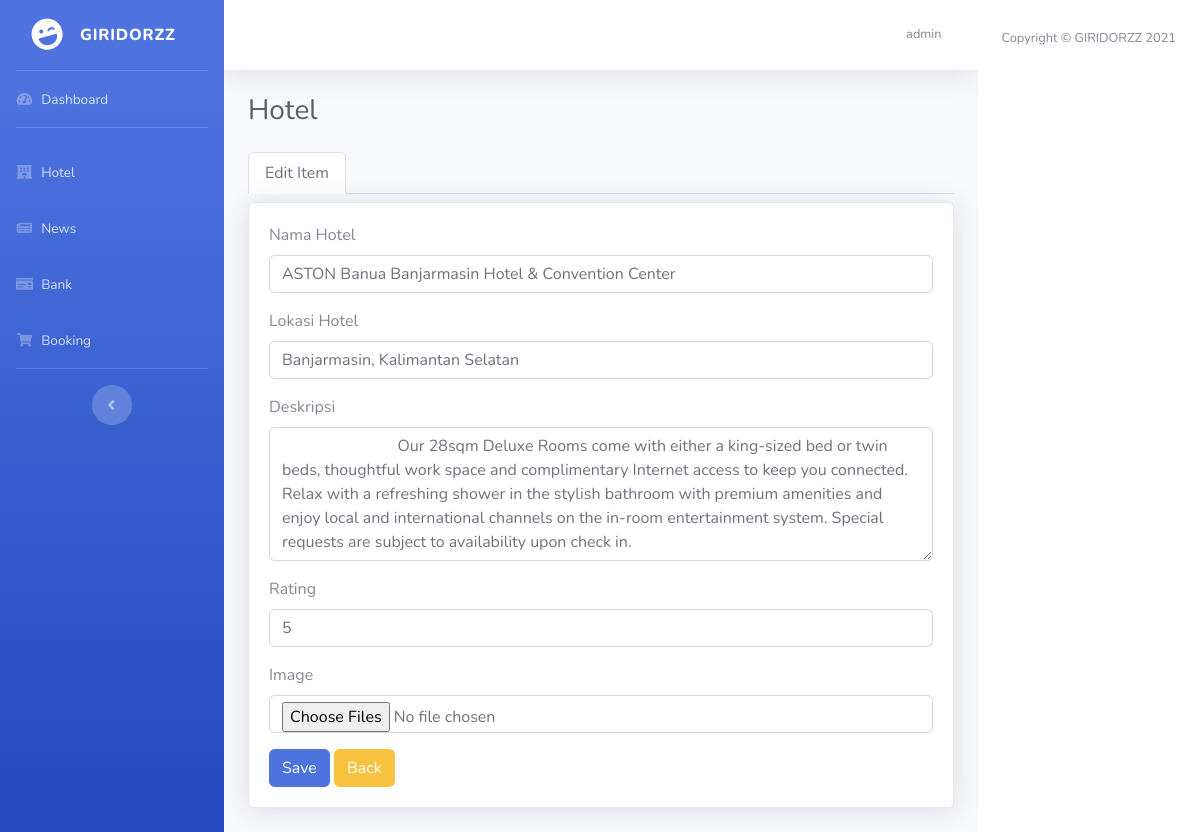
Screenshot of /admin/hotel/show_edit_hotel.php?id=28 (signed in) with the database file from the repository.
### tables this page shows
CREATE TABLE `sb_user` (
  `username` varchar(100) NOT NULL,
  `email` varchar(100) NOT NULL,
  `password` varchar(100) NOT NULL
);

CREATE TABLE `hotel` (
  `idHotel` int(11) NOT NULL,
  `namaHotel` varchar(255) NOT NULL,
  `kotaHotel` varchar(255) NOT NULL,
  `deskripsiHotel` text NOT NULL,
  `ratingHotel` varchar(30) NOT NULL
);

### admin/hotel/edit_hotel.php (the view, shortened to what this page needs)
<?php
require '../db_conn.php';
$idHotel = $_GET['id'];
$result = mysqli_query($conn, "SELECT * from hotel where idHotel = $idHotel")
    or die(mysqli_error($conn));
while ($data = mysqli_fetch_array($result)) {
?>
    <div class="tab-pane fade show active" id="edit-item" role="tabpanel" aria-labelledby="home-tab">
        <div class="card shadow mb-4 mt-2">
            <div class=" card-body">
                <form action="process.php" method="POST" enctype="multipart/form-data">
                    <div class="form-group">
                        <label for="tipe">Nama Hotel</label>
                        <input value="<?= $data['namaHotel'] ?>" type="text" class="form-control" id="tipe" name="namaHotel" placeholder="Masukkan Nama Hotel">
                    </div>
                    <div class="form-group">
                        <label for="harga">Lokasi Hotel</label>
                        <input value="<?= $data['kotaHotel'] ?>" type="text" class="form-control" id="harga" name="lokasiHotel" placeholder="Masukkan Lokasi Hotel">
                    </div>
                    <div class="form-group">
                        <label for="deskripsi">Deskripsi</label>
                        <textarea type="text" class="form-control" id="deskripsi" name="deskripsiHotel" placeholder="Masukkan Deskripsi Hotel" rows="5">
                            <?= $data['deskripsiHotel'] ?>
                        </textarea>
                    </div>
                    <div class="form-group">
                        <label for="jumlah">Rating</label>
                        <input value="<?= $data['ratingHotel'] ?>" type="number" class="form-control" id="jumlah" name="ratingHotel" placeholder="Masukkan Rating">
                    </div>
                    <div class="form-group">
                        <label for="image">Image</label>
                        <input type="file" class="form-control" name="files[]" multiple>
                    </div>
                <?php
            }
                ?>
                <button type="submit" name="edit" class="btn btn-primary">Save</button>
                <a href="hotel.php?id=<?= $idHotel ?>" class="btn btn-warning">Back</a>
                </form>
            </div>
        </div>
    </div>

### admin/hotel/header.php (shortened to what this page needs)
<?php
require '../db_conn.php';
$admin = $conn->query("SELECT username from sb_user");
while ($username = mysqli_fetch_array($admin)) {
  $result =  $username["username"];
}
?>
<!DOCTYPE html>
<html lang="en">
<head>
  <link href="../vendor/fontawesome-free/css/all.min.css" rel="stylesheet" type="text/css">
  <link href="../css/sb-admin-2.min.css" rel="stylesheet">
</head>
<body id="page-top">
  <div id="wrapper">
    <ul class="navbar-nav bg-gradient-primary sidebar sidebar-dark accordion" id="accordionSidebar">
      <a class="sidebar-brand d-flex align-items-center justify-content-center" href="#">
        <div class="sidebar-brand-icon rotate-n-15">
          <i class="fas fa-laugh-wink"></i>
        </div>
        <div class="sidebar-brand-text mx-3">GIRIDORZZ</div>
      </a>
      <hr class="sidebar-divider my-0">
      <li class="nav-item">
        <a class="nav-link" href="index.html">
          <i class="fas fa-fw fa-tachometer-alt"></i>
          <span>Dashboard</span></a>
      </li>
      <hr class="sidebar-divider">
      <li class="nav-item">
        <a class="nav-link collapsed" href="#">
          <i class=" fas fa-fw fa-hotel"></i>
          <span>Hotel</span>
        </a>
      </li>
      <li class="nav-item">
        <a class="nav-link collapsed" href="../hotel/news/news.php">
          <i class=" fas fa-fw fa-newspaper"></i>
          <span>News</span>
        </a>
      </li>
      <li class="nav-item">
        <a class="nav-link collapsed" href="../hotel/bank/bank.php">
          <i class=" fas fa-fw fa-money-check"></i>
          <span>Bank</span>
        </a>
      </li>
      <li class="nav-item">
        <a class="nav-link collapsed" href="../hotel/booking/booking.php">
          <i class=" fas fa-fw fa-shopping-cart"></i>
          <span>Booking</span>
        </a>
      </li>
      <hr class="sidebar-divider d-none d-md-block">
      <div class="text-center d-none d-md-inline">
        <button class="rounded-circle border-0" id="sidebarToggle"></button>
      </div>
    </ul>
    <div id="content-wrapper" class="d-flex flex-column">
      <div id="content">
        <nav class="navbar navbar-expand navbar-light bg-white topbar mb-4 static-top shadow">
          <ul class="navbar-nav ml-auto">
            <li class="nav-item dropdown no-arrow">
              <a class="nav-link dropdown-toggle" href="#" id="userDropdown" role="button" data-toggle="dropdown" aria-haspopup="true" aria-expanded="false">
                <span class="mr-2 d-none d-lg-inline text-gray-600 small"><?= $result ?></span>
              </a>
            </li>
          </ul>
        </nav>

### rows the page displays
sb_user: username "admin"
hotel: namaHotel "ASTON Banua Banjarmasin Hotel & Convention Center", lokasiHotel "Banjarmasin, Kalimantan Selatan", deskripsiHotel "Our 28sqm Deluxe Rooms come with either a king-sized bed or twin beds, thoughtful work space and complimentary Internet access to keep you connected. Relax with a refreshing shower in the stylish bathroom with premium amenities and enjoy local and international channels on the in-room entertainment system. Special requests are subject to availability upon check in.", ratingHotel "5"
